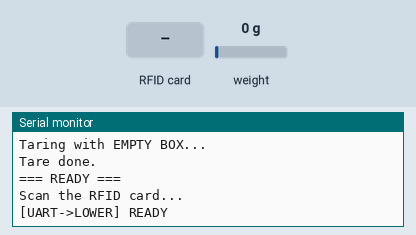
The sketch below on a simulated ESP32. Shown: the last lines printed to the serial monitor. The test bench sets the inputs (shaded band); at power-on: weight on the scale 0 g. WiFi joins after 1.5 s; servers stay silent unless stated; uploads are accepted with an empty reply.

Above: at 19.0 s.
19.1 s: RFID card 87 65 43 21 held to the reader
At 20.4 s:
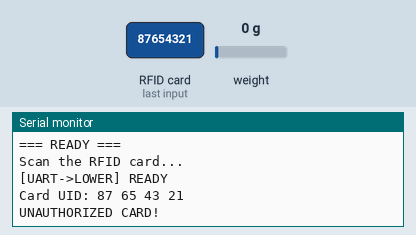
21.5 s: RFID card 83 3C D6 05 held to the reader
At 26.4 s:
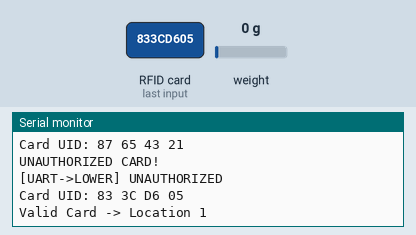

The sketch:

upper_esp.ino
```cpp
#include <WiFi.h>
#include <WiFiClientSecure.h>
#include <HTTPClient.h>

#include <SPI.h>
#include <MFRC522.h>
#include "HX711.h"

#define WIFI_SSID     "Nasrullah"
#define WIFI_PASSWORD "87654321"

const char* RTDB_BASE =
  "https://luggage-robot-dashboard-default-rtdb.asia-southeast1.firebasedatabase.app";


#define UART_TX 17
#define UART_RX 16
HardwareSerial ToLower(2);

#define HX711_DOUT 19
#define HX711_SCK  18

#define RFID_SCK   14
#define RFID_MISO  26
#define RFID_MOSI  27
#define RFID_SS    25
#define RFID_RST   33

const byte UID_LOC1[4] = {0x83, 0x3C, 0xD6, 0x05};
const byte UID_LOC2[4] = {0xCA, 0xFC, 0x69, 0x05};
const byte UID_LOC3[4] = {0xC2, 0x43, 0x14, 0xAC};

HX711 scale;
const float CAL_FACTOR = -1737.35f;
const float LIMIT_G = 800.0f;
const float EMPTY_BAND_G = 100.0f;
const int WEIGHT_SAMPLES = 30;
const int EMPTY_STABLE_COUNT = 5;

MFRC522 mfrc522(RFID_SS, RFID_RST);

enum State {
  WAIT_CARD,
  WAIT_LUGGAGE,
  CHECK_WEIGHT,
  WAIT_REMOVE
};

State state = WAIT_CARD;
int selectedLocation = 0;
int emptyStable = 0;

bool uidMatches(const MFRC522::Uid &uid, const byte *known, byte knownSize) {
  if (uid.size != knownSize) return false;
  for (byte i = 0; i < knownSize; i++) {
    if (uid.uidByte[i] != known[i]) return false;
  }
  return true;
}

void printUID(const MFRC522::Uid &uid) {
  for (byte i = 0; i < uid.size; i++) {
    if (uid.uidByte[i] < 0x10) Serial.print("0");
    Serial.print(uid.uidByte[i], HEX);
    if (i < uid.size - 1) Serial.print(" ");
  }
}

float readWeightGrams(int samples = WEIGHT_SAMPLES) {
  if (!scale.is_ready()) return NAN;
  return scale.get_units(samples);
}

bool isEmptyBox(float w) {
  return (w > -EMPTY_BAND_G && w < EMPTY_BAND_G);
}

const char* stateName(State s) {
  switch (s) {
    case WAIT_CARD:    return "WAIT_CARD";
    case WAIT_LUGGAGE: return "WAIT_LUGGAGE";
    case CHECK_WEIGHT: return "CHECK_WEIGHT";
    case WAIT_REMOVE:  return "WAIT_REMOVE";
    default:           return "UNKNOWN";
  }
}

String destinationName(int loc) {
  if (loc == 1) return "Location 1";
  if (loc == 2) return "Location 2";
  if (loc == 3) return "Location 3";
  return "--";
}

bool putRawJson(const String& path, const String& jsonPayload) {
  WiFiClientSecure client;
  client.setInsecure();

  HTTPClient https;
  String url = String(RTDB_BASE) + path + ".json";

  if (!https.begin(client, url)) return false;
  https.addHeader("Content-Type", "application/json");

  int code = https.PUT(jsonPayload);
  https.end();

  return (code >= 200 && code < 300);
}

bool putNumber(const String& path, const String& numberJson) {
  return putRawJson(path, numberJson);
}

bool putString(const String& path, const String& value) {
  String json = "\"";
  for (size_t i = 0; i < value.length(); i++) {
    char c = value[i];
    if (c == '\"') json += "\\\"";
    else if (c == '\\') json += "\\\\";
    else if (c == '\n') json += "\\n";
    else if (c == '\r') json += "\\r";
    else json += c;
  }
  json += "\"";
  return putRawJson(path, json);
}

void pushStateToFirebase(float weightG, const String& statusOverride = "") {
  if (WiFi.status() != WL_CONNECTED) return;

  if (!isnan(weightG)) {
    float weightKg = weightG / 1000.0f;
    putNumber("/robot/state/weightKg", String(weightKg, 3));
  }

  putNumber("/robot/state/updatedAt", String((unsigned long long)(millis())));

  if (statusOverride.length()) putString("/robot/state/statusText", statusOverride);
  else putString("/robot/state/statusText", String(stateName(state)));

  putString("/robot/state/mode", "AUTO");
  putString("/robot/state/destination", destinationName(selectedLocation));

  if (selectedLocation == 0) putString("/robot/state/rfidStatus", "NOT SCANNED");
  else putString("/robot/state/rfidStatus", "OK");
}

void sendToLower(const String& msg) {
  ToLower.println(msg);
  Serial.print("[UART->LOWER] ");
  Serial.println(msg);
}

void setup() {
  Serial.begin(115200);
  delay(1000);

  ToLower.begin(115200, SERIAL_8N1, UART_RX, UART_TX);

  WiFi.begin(WIFI_SSID, WIFI_PASSWORD);
  Serial.print("Connecting WiFi");
  while (WiFi.status() != WL_CONNECTED) { Serial.print("."); delay(300); }
  Serial.println("\nWiFi connected!");

  SPI.begin(RFID_SCK, RFID_MISO, RFID_MOSI, RFID_SS);
  mfrc522.PCD_Init();
  delay(50);

  scale.begin(HX711_DOUT, HX711_SCK);
  scale.set_scale(CAL_FACTOR);

  Serial.println("System starting...");
  Serial.println("Keep the box EMPTY. Warming up 10 seconds...");
  delay(10000);

  Serial.println("Taring with EMPTY BOX...");
  scale.tare(30);
  Serial.println("Tare done.\n");

  Serial.println("=== READY ===");
  Serial.println("Scan the RFID card...");

  pushStateToFirebase(readWeightGrams(10), "READY");

  sendToLower("READY");
}

unsigned long lastPush = 0;
const unsigned long PUSH_INTERVAL_MS = 600;

void loop() {
  if (millis() - lastPush >= PUSH_INTERVAL_MS) {
    lastPush = millis();
    pushStateToFirebase(readWeightGrams(10));
  }

  switch (state) {

    case WAIT_CARD: {
      if (!mfrc522.PICC_IsNewCardPresent()) break;
      if (!mfrc522.PICC_ReadCardSerial()) break;

      Serial.print("Card UID: ");
      printUID(mfrc522.uid);
      Serial.println();

      int loc = 0;
      if (uidMatches(mfrc522.uid, UID_LOC1, 4)) loc = 1;
      else if (uidMatches(mfrc522.uid, UID_LOC2, 4)) loc = 2;
      else if (uidMatches(mfrc522.uid, UID_LOC3, 4)) loc = 3;

      mfrc522.PICC_HaltA();
      mfrc522.PCD_StopCrypto1();
      delay(50);

      if (loc == 0) {
        Serial.println("UNAUTHORIZED CARD!");
        selectedLocation = 0;
        pushStateToFirebase(readWeightGrams(10), "UNAUTHORIZED");

        sendToLower("UNAUTHORIZED");

        delay(800);
        break;
      }

      selectedLocation = loc;
      Serial.print("Valid Card -> Location ");
      Serial.println(selectedLocation);

      pushStateToFirebase(readWeightGrams(10), "CARD_OK");

      sendToLower("DEST:" + String(selectedLocation));

      Serial.println("Put the luggage in the box...");
      state = WAIT_LUGGAGE;

      delay(400);
      break;
    }

    case WAIT_LUGGAGE: {
      float w = readWeightGrams();
      if (isnan(w)) {
        Serial.println("HX711 not ready.");
        pushStateToFirebase(NAN, "HX711_ERROR");
        delay(300);
        break;
      }

      if (!isEmptyBox(w)) {
        Serial.println("Luggage detected. Checking weight...");
        state = CHECK_WEIGHT;
        pushStateToFirebase(w, "LUGGAGE_DETECTED");
      }

      delay(300);
      break;
    }

    case CHECK_WEIGHT: {
      float w = readWeightGrams();
      if (isnan(w)) {
        Serial.println("HX711 not ready.");
        pushStateToFirebase(NAN, "HX711_ERROR");
        delay(300);
        break;
      }

      if (w <= LIMIT_G) {
        Serial.print("WEIGHT OK. Destination Location ");
        Serial.println(selectedLocation);
        pushStateToFirebase(w, "WEIGHT_OK");
        sendToLower("WEIGHT_OK:" + String((int)w) + ",DEST:" + String(selectedLocation));

      } else {
        Serial.println("OVERWEIGHT! Reduce luggage (<= 800g).");
        pushStateToFirebase(w, "OVERWEIGHT");

        sendToLower("OVERWEIGHT:" + String((int)w));
      }

      Serial.println("Remove the luggage to continue...");
      emptyStable = 0;
      state = WAIT_REMOVE;

      delay(500);
      break;
    }

    case WAIT_REMOVE: {
      float w = readWeightGrams();
      if (isnan(w)) {
        Serial.println("HX711 not ready.");
        pushStateToFirebase(NAN, "HX711_ERROR");
        delay(300);
        break;
      }

      if (isEmptyBox(w)) emptyStable++;
      else emptyStable = 0;

      pushStateToFirebase(w, "REMOVE_LUGGAGE");

      if (emptyStable >= EMPTY_STABLE_COUNT) {
        Serial.println("Box empty. Ready for next user.\n");
        selectedLocation = 0;
        state = WAIT_CARD;
        pushStateToFirebase(w, "READY_NEXT");

        sendToLower("READY");
      }

      delay(300);
      break;
    }
  }
}
```

Measured:
- after the input at 19.1 s, the serial monitor: prints a new line after 0.91 s (image 1)
- after the input at 21.5 s, the serial monitor: prints a new line after 3.8 s (image 2)
